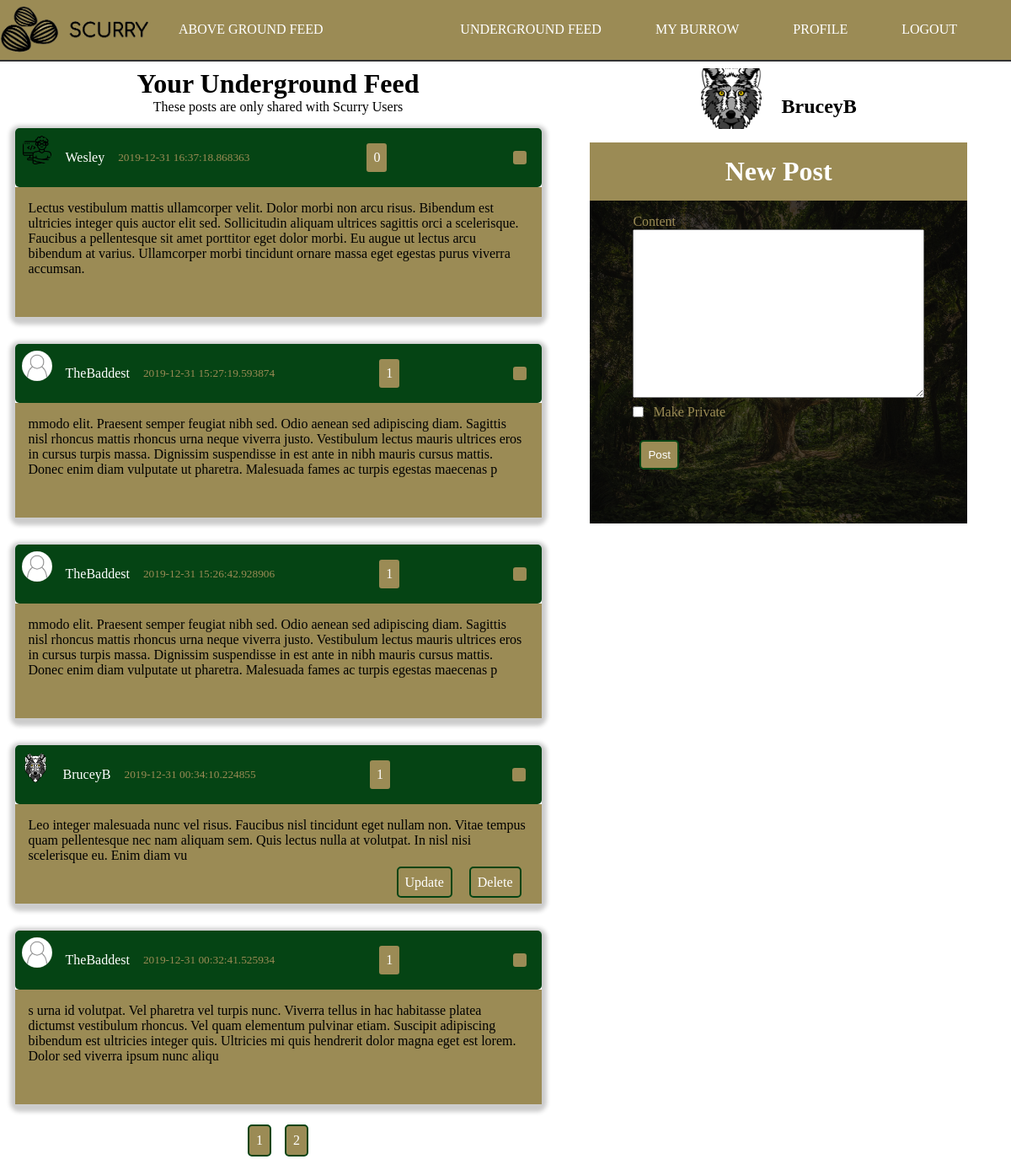
The page /underground (signed in) on the database as committed earlier.
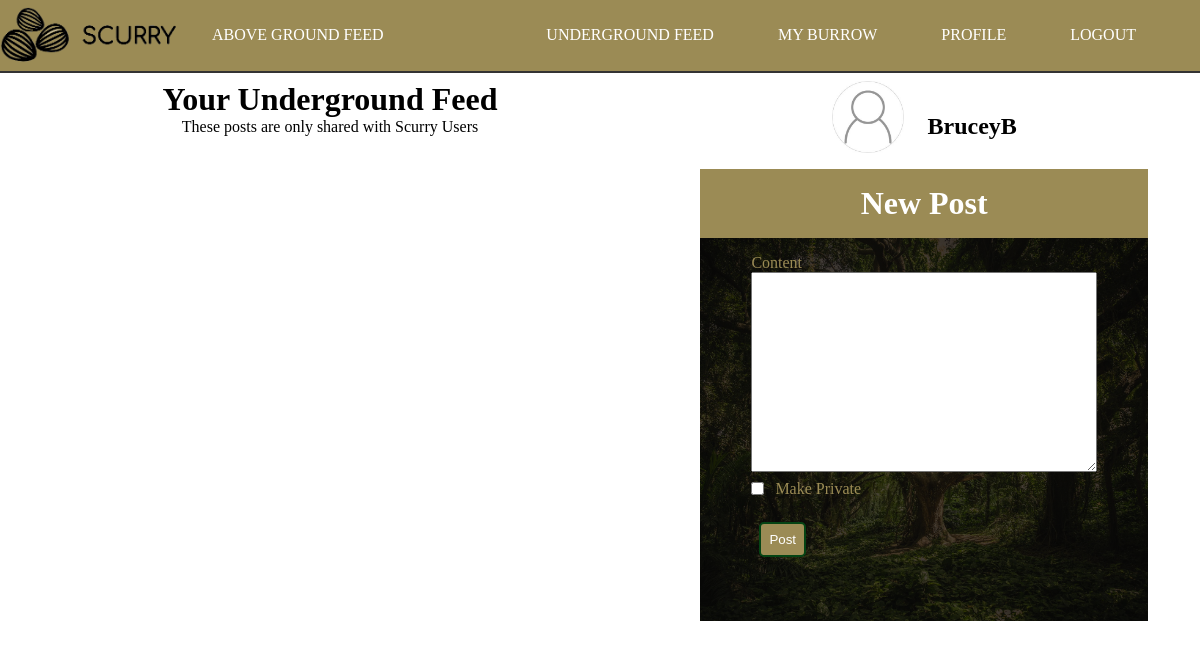
The same page on the database as committed later.
### scurry/models.py (models this page shows, shortened)
class Post(db.Model):
    id = db.Column(db.Integer, primary_key=True)
    content = db.Column(db.Text, nullable=False)
    date_posted = db.Column(db.DateTime, nullable=False, default=datetime.utcnow)
    user_id = db.Column(db.Integer, db.ForeignKey('user.id'), nullable=False)
    private = db.Column(db.Boolean, default=False, nullable=False)
    likes = db.relationship('PostLike', backref='post', lazy='dynamic')

class User(db.Model, UserMixin):
    id = db.Column(db.Integer, primary_key=True)
    username = db.Column(db.String(20), unique=True, nullable=False)
    email = db.Column(db.String(120), unique=True, nullable=False)
    image_file = db.Column(db.String(20), nullable=False, default='noprofile.jpg')
    password = db.Column(db.String(60), nullable=False)
    posts = db.relationship('Post', backref='author', lazy=True)
    followed = db.relationship(
        'User', secondary=followers,
        primaryjoin=(followers.c.follower_id == id),
        secondaryjoin=(followers.c.followed_id == id),
        backref=db.backref('followers', lazy='dynamic'), lazy='dynamic')
    liked = db.relationship(
        'PostLike',
        foreign_keys='PostLike.user_id',
        backref='user', lazy='dynamic')

### scurry/posts/routes.py (the view)
@posts.route('/underground', methods=['GET', 'POST'])
@login_required
def underground():
    postForm = PostForm()
    if postForm.validate_on_submit():
        post = Post(private=postForm.private.data, content=postForm.content.data, author=current_user)
        db.session.add(post)
        db.session.commit()
        flash('Post Created!', 'success')
    page = request.args.get('page', 1, type=int)
    posts = Post.query.filter_by(private=True).order_by(Post.date_posted.desc()).paginate(page=page, per_page=5)
    return render_template('underground.html', title="Underground Feed", postForm=postForm, posts=posts)

### scurry/posts/forms.py
class PostForm(FlaskForm):
    content = TextAreaField('Content', validators=[DataRequired()])
    private = BooleanField('Make Private')
    submit = SubmitField('Post')

### scurry/models.py (called while the page is built)
@login_manager.user_loader
def load_user(user_id):
    return User.query.get(int(user_id))

### scurry/templates/underground.html (shortened to what this page needs)
{% extends "layout.html" %}
{% block content %}
    <div class="container" id="home">
        <h1 class="page-header">Your Underground Feed</h1>
        <p class="page-header">These posts are only shared with Scurry Users</p>
        <div class="posts-container">
            {%  for post in posts.items %}
                <article class="article-post shadow">
                    <div class="post-head">
                        <img src="{{ url_for('static', filename='images/' + post.author.image_file) }}" alt="user photo" class="article-img">
                        <div class="post-metadata">
                            <a class="post-author" href="{{ url_for('users.user_posts', username=post.author.username) }}">{{ post.author.username }}</a>
                            <small>{{ post.date_posted }}</small>
                            <p class="btn right">
                                {{ post.likes.count() }}
                            </p>
                            <ion-icon class="btn share-btn right" name="share-alt"></ion-icon>
                        </div>
                    </div>
                    <div class="post-body">
                        <p class="post-content">{{ post.content }}</p>
                        <div class="post-buttons">
                            {% if current_user.username == post.author.username %}
                                <a href="{{ url_for('posts.update_post', post_id=post.id) }}" class="btn">Update</a>
                                <a href="{{ url_for('posts.delete_post', post_id=post.id) }}" class="btn">Delete</a>
                            {% endif %}
                        </div>
                    </div>
                </article>
            {% endfor %}
            <div class="pagination">
                {% for page_num in posts.iter_pages() %}
                    {% if page_num %}
                        <a class="btn btn-info" href="{{ url_for('main.index', page=page_num) }}">{{ page_num }}</a>
                    {% else %}
                        ...
                    {% endif %}
                {% endfor %}
            </div>
        </div>
    </div>
{% endblock content %}

### scurry/templates/layout.html (shortened to what this page needs)
<!DOCTYPE html>
<html lang="en">
<head>
    <link rel="stylesheet" type="text/css" href="{{ url_for('static', filename='style.css') }}">
</head>
<body>
    <header>
        <nav class="header-nav">
            <div class="header-logo">
                <img src="{{ url_for('static', filename='images/scurry-logo.png') }}" alt="Scurry - A Place for Squirrels" class="logo">
            </div>
            <ul class="nav-list">
                <li class="nav-list-item">
                    <a href="{{ url_for('main.index') }}" class="nav-link">Above Ground Feed</a>
                </li>
            </ul>
            <ul class="nav-list right">
                {% if current_user.is_authenticated %}
                <li class="nav-list-item">
                    <a href="{{ url_for('posts.underground') }}" class="nav-link">Underground Feed</a>
                </li>
                <li class="nav-list-item">
                    <a href="{{ url_for('posts.burrow') }}" class="nav-link">My Burrow</a>
                </li>
                <li class="nav-list-item">
                    <a href="{{ url_for('users.profile') }}" class="nav-link">Profile</a>
                </li>
                <li class="nav-list-item">
                    <a href="{{ url_for('users.logout') }}" class="nav-link">Logout</a>
                </li>
                {% endif %}
            </ul>
        </nav>
    </header>
    <main id="main">
        <div class="content-container" id="main-block">
            {%  block content %}{% endblock %}
        </div>
        <div class="sidebar-container" id="sidebar-block">
        {% if current_user.is_authenticated %}
            <div class="home-sidebar-user-info">
                <img src="{{ url_for('static', filename='images/' + current_user.image_file) }}" alt="user photo" class="sidebar-img">
                <h2>{{ current_user.username }}</h2>
            </div>
            <div class="post-form">
                <form action="" method="POST" class="form">
                    <div class="form-legend">
                        <h1>New Post</h1>
                    </div>
                    <div class="form-well">
                        <div class="form-group">
                            {{ postForm.content.label(class="form-control-label") }}
                            {% if postForm.content.errors %}
                                <div class="invalid-feedback">
                                    {% for error in postForm.content.errors %}
                                        <span>{{ error }}</span>
                                    {% endfor %}
                                </div>
                            {% else %}
                                {{ postForm.content(class="form-control-post-textarea") }}
                            {% endif %}
                        </div>
                        <div class="form-group">
                            {{ postForm.private.label(class="form-control-boolean-label") }}
                            {{ postForm.private(class="form-control-boolean") }}
                        </div>
                        <div class="form-group post-submit">
                            {{ postForm.submit(class="btn")}}
                        </div>
                    </div>
                </form>
            </div>
        {% endif %}
        </div>
    </main>
</body>
</html>

### scurry/static/style.css (style rules this page uses)
*, *::before, *::after { margin: 0; padding: 0; box-sizing: border-box; }
html { --main-color: #054414; --accent-color: #9b8b55; }
body { background-size: cover; }
a { text-decoration: none; color: #ffffff; transition: color .4s ease; }
.container { padding: .5rem; }
.btn { margin: .5rem; padding: .5rem; background: var(--accent-color); border: 2px solid var(--main-color); border-radius: 5px; color: #fff; cursor: pointer; }
.header-nav { width: 100vw; border-bottom: 2px solid #333; background: var(--accent-color); display: flex; }
.header-logo > .logo { max-width: 180px; object-fit: contain; }
.nav-list { margin-right: 2rem; list-style: none; display: flex; flex-flow: row nowrap; justify-content: center; align-items: center; }
.nav-list-item { margin: .5rem 2rem; }
.nav-link { text-transform: uppercase; }
.right { margin-left: auto; }
#main-block { grid-area: main; }
#sidebar-block { grid-area: side; }
#main { max-width: 1175px; height: 100%; display: grid; grid-template-areas: 'main main main side side' 'main main main side side' 'main main main side side'; grid-gap: .5rem; }
.content-container { width: 55vw; }
.sidebar-container { width: 40vw; }
.page-header { text-align: center; }
#home { height: 100%; display: flex; flex-direction: column; }
.home-sidebar-user-info { padding-top: .5rem; display: flex; justify-content: center; align-items: center; }
.home-sidebar-user-info > h2 { margin: 1.3rem 0 0 1.5rem; }
.sidebar-img { height: 72px; width: 72px; object-fit: cover; }
.post-form { padding: .5rem; }
.form { margin: auto; padding: .5rem; width: 100%; max-width: 650px; }
.form-legend { padding: 1rem 0; width: 100%; text-align: center; background: var(--accent-color); color: #ffffff; }
.form-well { padding: .5rem .5rem 3rem .5rem; height: 100%; width: 100%; background: linear-gradient( rgba(0,0,0,0.7), rgba(0,0,0,0.7)), url('./images/forest.jpeg') no-repeat center; background-size: cover; }
.form-group { margin: .5rem auto; width: 80%; position: relative; display: flex; flex-direction: column; justify-content: center; align-items: flex-start; color: var(--accent-color); }
.form-control-post-textarea { width: 100%; height: 200px; }
.form-control-boolean-label { margin-left: 1.5rem; }
.form-control-boolean { display: inline; position: absolute; }
.post-submit { margin-top: 1rem; }

Rows that differ between the two databases and show on the page:
removed Post: image_file (picture), author.username "Wesley", date_posted "2019-12-31 16:37:18.868363", likes.count "0", content "Lectus vestibulum mattis ullamcorper velit. Dolor morbi non arcu risus. Bibendum est ultricies integer quis auctor elit sed. Sollicitudin aliquam ultrices sagittis orci a scelerisque. Faucibus a pellentesque sit amet porttitor eget dolor morbi. Eu augue ut lectus arcu bibendum at varius. Ullamcorper morbi tincidunt ornare massa eget egestas purus viverra accumsan."
removed Post: image_file (picture), author.username "TheBaddest", date_posted "2019-12-31 15:27:19.593874", likes.count "1", content "mmodo elit. Praesent semper feugiat nibh sed. Odio aenean sed adipiscing diam. Sagittis nisl rhoncus mattis rhoncus urna neque viverra justo. Vestibulum lectus mauris ultrices eros in cursus turpis massa. Dignissim suspendisse in est ante in nibh mauris cursus mattis. Donec enim diam vulputate ut pharetra. Malesuada fames ac turpis egestas maecenas p"
removed Post: image_file (picture), author.username "TheBaddest", date_posted "2019-12-31 15:26:42.928906", likes.count "1", content "mmodo elit. Praesent semper feugiat nibh sed. Odio aenean sed adipiscing diam. Sagittis nisl rhoncus mattis rhoncus urna neque viverra justo. Vestibulum lectus mauris ultrices eros in cursus turpis massa. Dignissim suspendisse in est ante in nibh mauris cursus mattis. Donec enim diam vulputate ut pharetra. Malesuada fames ac turpis egestas maecenas p"
no longer on this page (row edited): Post: image_file (picture), author.username "BruceyB", date_posted "2019-12-31 00:34:10.224855", likes.count "1", content "Leo integer malesuada nunc vel risus. Faucibus nisl tincidunt eget nullam non. Vitae tempus quam pellentesque nec nam aliquam sem. Quis lectus nulla at volutpat. In nisl nisi scelerisque eu. Enim diam vu"
no longer on this page (row edited): Post: image_file (picture), author.username "TheBaddest", date_posted "2019-12-31 00:32:41.525934", likes.count "1", content "s urna id volutpat. Vel pharetra vel turpis nunc. Viverra tellus in hac habitasse platea dictumst vestibulum rhoncus. Vel quam elementum pulvinar etiam. Suscipit adipiscing bibendum est ultricies integer quis. Ultricies mi quis hendrerit dolor magna eget est lorem. Dolor sed viverra ipsum nunc aliqu"
changed User "BruceyB": image_file: a different picture
Other text that changed with them:
list line gone: "1"
list line gone: "2"
